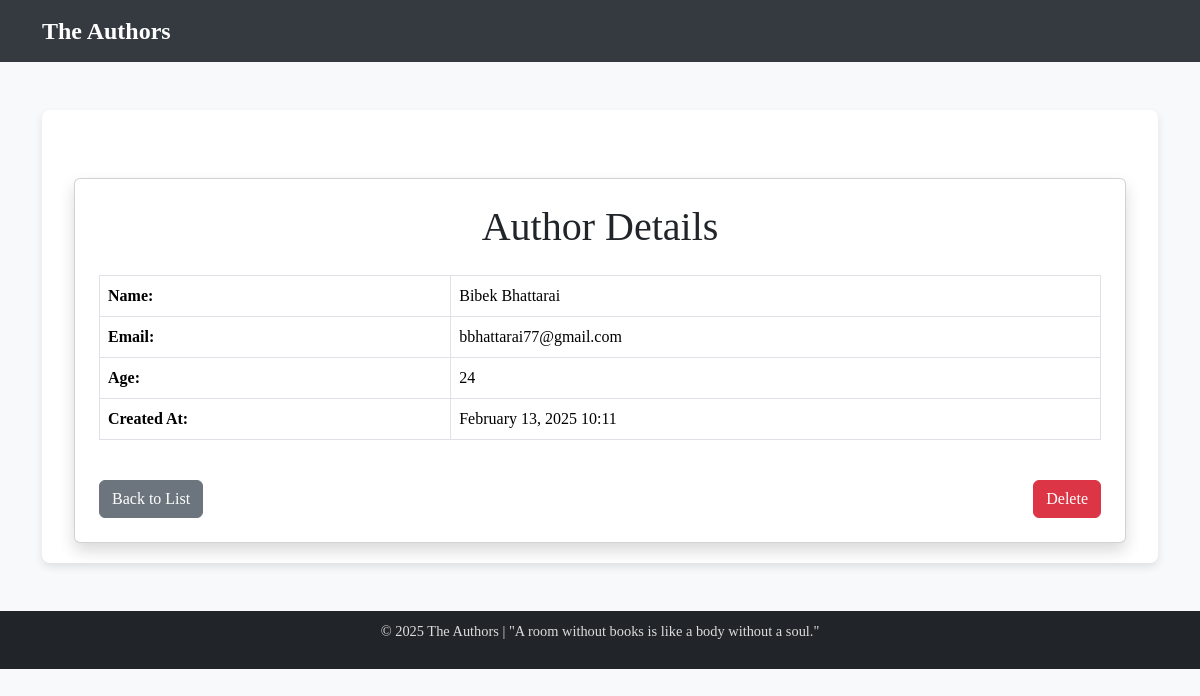
/author/2/, run on the app's committed database.
### author/models.py (models this page shows, shortened)
class Author(models.Model):
    user = models.OneToOneField(User, on_delete=models.CASCADE)
    name = models.CharField(max_length=100, blank=True)
    bio = models.TextField(blank=True)
    email = models.EmailField(blank=True, null=True)
    age = models.IntegerField(blank=True, null=True)
    created_at = models.DateTimeField(auto_now_add=True)
    updated_at = models.DateTimeField(auto_now=True)

### author/views.py (the view)
# urls.py: path('<int:author_id>/', views.author_detail, name='author_detail'),
def author_detail(request,author_id):
    author = get_object_or_404(Author, pk=author_id)
    return render(request,'author_detail.html',{'author':author})

### templates/author_detail.html (shortened to what this page needs)
{% extends "base_author.html" %}
{% block content %}
<div class="container mt-5">
    <div class="card shadow p-4">
        <h1 class="text-center mb-4">Author Details</h1>
        <table class="table table-bordered">
            <tr>
                <th>Name:</th>
                <td>{{ author.name }}</td>
            </tr>
            <tr>
                <th>Email:</th>
                <td>{{ author.email }}</td>
            </tr>
            <tr>
                <th>Age:</th>
                <td>{{ author.age }}</td>
            </tr>
            <tr>
                <th>Created At:</th>
                <td>{{ author.created_at|date:"F d, Y H:i" }}</td>
            </tr>
        </table>
        <div class="d-flex justify-content-between mt-4">
            <a href="{% url 'author_list' %}" class="btn btn-secondary">Back to List</a>
            <a href="{% url 'author_delete' author.id %}" class="btn btn-danger">Delete</a>
        </div>
    </div>
</div>
{% endblock %}

### templates/base_author.html (style rules this page uses)
body { font-family: 'Georgia', serif; background-color: #f8f9fa; }

### data on the page
Author: name "Bibek Bhattarai", email "bbhattarai77@gmail.com", age "24", created_at "February 13, 2025 10:11"
